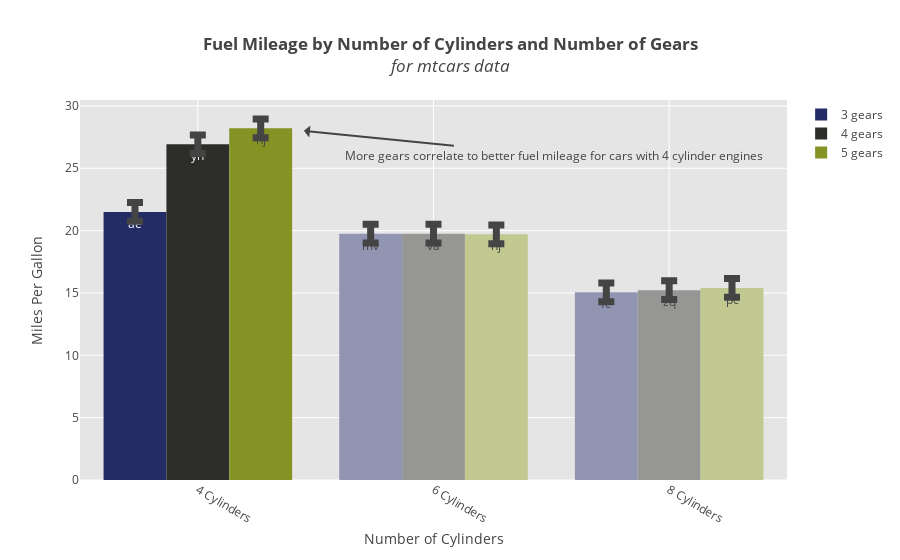

The cell this chart's notebook holds for it:
### Code cell
fig = barplot.create_graph(**args)

### Figure 1 — Plotly figure (JSON) as saved in the notebook; plotly's stock layout.template omitted (floating-point values rounded to 4 significant figures)
{"data": [{"error_y": {"array": [0.75, 0.75, 0.75], "thickness": 7, "type": "data", "visible": true, "width": 8}, "marker": {"color": ["#232C65", "#9195b2", "#9195b2"]}, "name": "3 gears", "text": ["ae", "mv", "fc"], "type": "bar", "uid": "afe6c05e-ec0c-11e8-873a-a0481cac4f9d", "x": ["4 Cylinders", "6 Cylinders", "8 Cylinders"], "y": [21.5, 19.75, 15.05]}, {"error_y": {"array": [0.75, 0.75, 0.75], "thickness": 7, "type": "data", "visible": true, "width": 8}, "marker": {"color": ["#2D2D2A", "#969694", "#969694"]}, "name": "4 gears", "text": ["yh", "va", "zq"], "type": "bar", "uid": "afe6c05f-ec0c-11e8-b4e0-a0481cac4f9d", "x": ["4 Cylinders", "6 Cylinders", "8 Cylinders"], "y": [26.93, 19.75, 15.23]}, {"error_y": {"array": [0.75, 0.75, 0.75], "thickness": 7, "type": "data", "visible": true, "width": 8}, "marker": {"color": ["#849324", "#c1c991", "#c1c991"]}, "name": "5 gears", "text": ["nj", "hj", "pc"], "type": "bar", "uid": "afe6c060-ec0c-11e8-8c5a-a0481cac4f9d", "x": ["4 Cylinders", "6 Cylinders", "8 Cylinders"], "y": [28.2, 19.7, 15.4]}], "layout": {"annotations": [{"ax": 250, "ay": 25, "showarrow": true, "text": "More gears correlate to better fuel mileage for cars with 4 cylinder engines", "x": 0.45, "y": 28}], "hovermode": "closest", "plot_bgcolor": "rgb(229, 229, 229)", "title": "<b>Fuel Mileage by Number of Cylinders and Number of Gears</b><br><i>for mtcars data</i>", "xaxis": {"gridcolor": "rgb(255,255,255)", "tickangle": 30, "title": "Number of Cylinders", "zerolinecolor": "rgb(255,255,255)"}, "yaxis": {"gridcolor": "rgb(255,255,255)", "title": "Miles Per Gallon", "zerolinecolor": "rgb(255,255,255)"}}}
